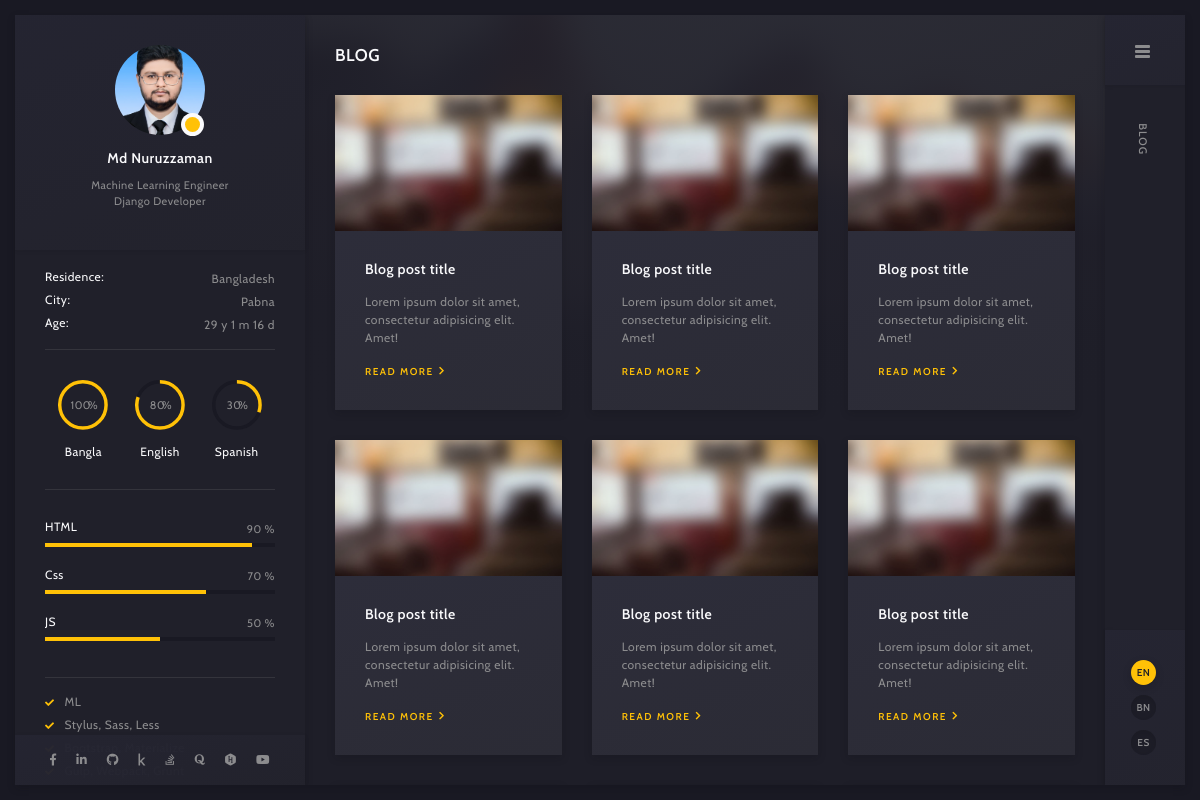
Screenshot of /blog/ with the database file from the repository.
### portfolio/models.py (models this page shows, shortened)
class PersonalInfo(models.Model):
    name = models.CharField(max_length=100)
    thum_designation_1 = models.CharField(max_length=100)
    thum_designation_2 = models.CharField(max_length=100)
    residence = models.CharField(max_length=100)
    city = models.CharField(max_length=100)
    date_of_birth = models.DateField(default="2000-01-01")
    profile_image = models.ImageField(upload_to='personal_info/', blank=True, null=True)
    cv_file = models.FileField(upload_to='personal_info/cv/', blank=True, null=True)  # Field for CV file
    facebook = models.URLField(blank=True, null=True)
    linkedin = models.URLField(blank=True, null=True)
    github = models.URLField(blank=True, null=True)
    kaggle = models.URLField(blank=True, null=True)
    youtube = models.URLField(blank=True, null=True)
    stack_overflow = models.URLField(blank=True, null=True)
    quora = models.URLField(blank=True, null=True)
    hackerrank = models.URLField(blank=True, null=True)
    @property
    def dynamic_age(self):
        today = date.today()
        years = today.year - self.date_of_birth.year
        months = today.month - self.date_of_birth.month
        days = today.day - self.date_of_birth.day
        if days < 0:
            months -= 1
            days += (today.replace(month=today.month - 1, day=1) - today.replace(month=today.month, day=1)).days
        if months < 0:
            years -= 1
            months += 12
        return f"{years} y {months} m {days} d"

class LanguageSkill(models.Model):
    language_name = models.CharField(max_length=50, unique=True)  # e.g., Bangla, English, Spanish
    progress = models.FloatField(default=0.0)  # Progress as a float value (0.0 to 1.0)
    class Meta:
        verbose_name = "Language Skill"
        verbose_name_plural = "Language Skills"

class HardSkill(models.Model):
    skill_name = models.CharField(max_length=50, unique=True)  # e.g., HTML, CSS, JS, PHP, etc.
    progress = models.FloatField(default=0.0)  # Progress as a float value (0.0 to 1.0)
    class Meta:
        verbose_name = "Hard Skill"
        verbose_name_plural = "Hard Skills"

class KnowledgeItem(models.Model):
    name = models.CharField(max_length=255)  # Name of the knowledge item
    order = models.PositiveIntegerField(default=0)  # Field to specify order
    class Meta:
        ordering = ['order']  # Default ordering by the 'order' field

### portfolio/views.py (the view)
# urls.py: path('blog/', views.blog, name="blog" ),
def blog(request):
 return render(request, 'blog.html')

### portfolio/context_processors.py (called while the page is built)
def global_context(request):
    language_skills = LanguageSkill.objects.all()
    hard_skills = HardSkill.objects.all()
    personal_info = PersonalInfo.objects.first()
    knowledge_items = KnowledgeItem.objects.all()  # Fetch knowledge items
    return {
        'language_skills': language_skills,
        'hard_skills': hard_skills,
        'personal_info': personal_info,
        'knowledge_items': knowledge_items,  # Add knowledge items to context
    }

### portfolio/templates/blog.html (shortened to what this page needs)
{% extends 'base.html' %}
{% load static %}
{% block main-content %}
  <div class="container-fluid">
    <div class="row p-30-0">
      <div class="col-lg-12">
        <div class="art-section-title">
          <div class="art-title-frame">
            <h4>BLOG</h4>
          </div>
        </div>
      </div>
      <div class="col-lg-4">
        <div class="art-a art-blog-card">
          <a href="/blog-post.html" class="art-port-cover">
            <img src="{% static 'img/blog/1.jpg' %}" alt="blog post">
          </a>
          <div class="art-post-description">
            <a href="/blog-post.html">
              <h5 class="mb-15">Blog post title</h5>
            </a>
            <div class="mb-15">Lorem ipsum dolor sit amet, consectetur adipisicing elit. Amet!</div>
            <a href="/blog-post.html" class="art-link art-color-link art-w-chevron">Read more</a>
          </div>
        </div>
      </div>
      <div class="col-lg-4">
        <div class="art-a art-blog-card">
          <a href="/blog-post.html" class="art-port-cover">
            <img src="{% static 'img/blog/2.jpg' %}" alt="blog post">
          </a>
          <div class="art-post-description">
            <a href="/blog-post.html">
              <h5 class="mb-15">Blog post title</h5>
            </a>
            <div class="mb-15">Lorem ipsum dolor sit amet, consectetur adipisicing elit. Amet!</div>
            <a href="/blog-post.html" class="art-link art-color-link art-w-chevron">Read more</a>
          </div>
        </div>
      </div>
      <div class="col-lg-4">
        <div class="art-a art-blog-card">
          <a href="/blog-post.html" class="art-port-cover">
            <img src="{% static 'img/blog/3.jpg' %}" alt="blog post">
          </a>
          <div class="art-post-description">
            <a href="/blog-post.html">
              <h5 class="mb-15">Blog post title</h5>
            </a>
            <div class="mb-15">Lorem ipsum dolor sit amet, consectetur adipisicing elit. Amet!</div>
            <a href="/blog-post.html" class="art-link art-color-link art-w-chevron">Read more</a>
          </div>
        </div>
      </div>
      <div class="col-lg-4">
        <div class="art-a art-blog-card">
          <a href="/blog-post.html" class="art-port-cover">
            <img src="{% static 'img/blog/4.jpg' %}" alt="blog post">
          </a>
          <div class="art-post-description">
            <a href="/blog-post.html">
              <h5 class="mb-15">Blog post title</h5>
            </a>
            <div class="mb-15">Lorem ipsum dolor sit amet, consectetur adipisicing elit. Amet!</div>
            <a href="/blog-post.html" class="art-link art-color-link art-w-chevron">Read more</a>
          </div>
        </div>
      </div>
      <div class="col-lg-4">
        <div class="art-a art-blog-card">
          <a href="/blog-post.html" class="art-port-cover">
            <img src="{% static 'img/blog/5.jpg' %}" alt="blog post">
          </a>
          <div class="art-post-description">
            <a href="/blog-post.html">
              <h5 class="mb-15">Blog post title</h5>
            </a>
            <div class="mb-15">Lorem ipsum dolor sit amet, consectetur adipisicing elit. Amet!</div>
            <a href="/blog-post.html" class="art-link art-color-link art-w-chevron">Read more</a>
          </div>
        </div>
      </div>
      <div class="col-lg-4">
        <div class="art-a art-blog-card">
          <a href="/blog-post.html" class="art-port-cover">
            <img src="{% static 'img/blog/6.jpg' %}" alt="blog post">
          </a>
          <div class="art-post-description">
            <a href="/blog-post.html">
              <h5 class="mb-15">Blog post title</h5>
            </a>
            <div class="mb-15">Lorem ipsum dolor sit amet, consectetur adipisicing elit. Amet!</div>
            <a href="/blog-post.html" class="art-link art-color-link art-w-chevron">Read more</a>
          </div>
        </div>
      </div>
    </div>
  </div>
{% endblock main-content %}

### portfolio/templates/base.html (shortened to what this page needs)
<!doctype html>
{% load static %}
<html lang="zxx">
<head>
  <link rel="stylesheet" href="{% static 'css/plugins/bootstrap.min.css' %}">
  <link rel="stylesheet" href="{% static 'css/plugins/font-awesome.min.css' %}">
  <link rel="stylesheet" href="{% static 'css/plugins/swiper.min.css' %}">
  <link rel="stylesheet" href="{% static 'css/plugins/fancybox.min.css' %}">
  <link rel="stylesheet" href="{% static 'css/style.css' %}">
</head>
<body>
  <div class="art-app">
    <div class="art-app-wrapper">
      <div class="art-app-container">
        <div class="art-info-bar">
          <div class="art-info-bar-frame">
            <div class="art-header">
              <div class="art-avatar">
                {% if personal_info.profile_image %}
                  <a data-fancybox="avatar" data-src="{{ personal_info.profile_image.url }}" class="art-avatar-curtain" style="cursor: pointer;">
                    <img src="{{ personal_info.profile_image.url }}" alt="avatar">
                  </a>
                {% else %}
                  <p>No image available.</p>
                {% endif %}
                <div class="art-lamp-light">
                  <div class="art-available-lamp"></div>
                </div>
              </div>
              <h5 class="art-name mb-10"><a href="{% url 'home' %}">{{ personal_info.name }}</a></h5>
              <div class="art-sm-text">{{ personal_info.thum_designation_1 }} <br>{{ personal_info.thum_designation_2 }} </div>
            </div>
            <div id="scrollbar2" class="art-scroll-frame">
              <div class="art-table p-15-15">
                <ul>
                  <li>
                    <h6>Residence:</h6><span>{{ personal_info.residence }}</span>
                  </li>
                  <li>
                    <h6>City:</h6><span>{{ personal_info.city }}</span>
                  </li>
                  <li>
                    <h6>Age:</h6><span>{{ personal_info.dynamic_age }}</span>
                  </li>
                </ul>
              </div>
              <div class="art-ls-divider"></div>
              <div class="art-lang-skills p-30-15">
                {% for skill in language_skills %}
                  <div class="art-lang-skills-item">
                    <div id="circleprog{{ forloop.counter }}" class="art-cirkle-progress"></div>
                    <h6>{{ skill.language_name }}</h6>
                  </div>
                {% endfor %}
              </div>
              <div class="art-ls-divider"></div>
              <div class="art-hard-skills p-30-15">
                {% for skill in hard_skills %}
                  <div class="art-hard-skills-item">
                    <div class="art-skill-heading">
                      <h6>{{ skill.skill_name }}</h6>
                    </div>
                    <div class="art-line-progress">
                      <div id="lineprog{{ forloop.counter }}"></div>
                    </div>
                  </div>
                {% endfor %}
              </div>
              <div class="art-ls-divider"></div>
              <ul class="art-knowledge-list p-15-0">
                {% for item in knowledge_items %}
                  <li>{{ item.name }}</li>
                {% endfor %}
              </ul>
            </div>
            <div class="art-ls-social">
              {% if personal_info.facebook %}
                <a href="{{ personal_info.facebook }}" target="_blank"><i class="fab fa-facebook-f"></i></a>
              {% endif %}
              {% if personal_info.linkedin %}
                <a href="{{ personal_info.linkedin }}" target="_blank"><i class="fab fa-linkedin-in"></i></a>
              {% endif %}
              {% if personal_info.github %}
                <a href="{{ personal_info.github }}" target="_blank"><i class="fab fa-github"></i></a>
              {% endif %}
              {% if personal_info.kaggle %}
                <a href="{{ personal_info.kaggle }}" target="_blank"><i class="fab fa-kaggle"></i></a>
              {% endif %}
              {% if personal_info.stack_overflow %}
                <a href="{{ personal_info.stack_overflow }}" target="_blank"><i class="fab fa-stack-overflow"></i></a>
              {% endif %}
              {% if personal_info.quora %}
                <a href="{{ personal_info.quora }}" target="_blank"><i class="fab fa-quora"></i></a>
              {% endif %}
              {% if personal_info.hackerrank %}
                <a href="{{ personal_info.hackerrank }}" target="_blank"><i class="fab fa-hackerrank"></i></a>
              {% endif %}
              {% if personal_info.youtube %}
                <a href="{{ personal_info.youtube }}" target="_blank"><i class="fab fa-youtube"></i></a>
              {% endif %}
            </div>
          </div>
        </div>
        <div class="art-content">
          <div class="transition-fade" id="swup">
            <div id="scrollbar" class="art-scroll-frame">
              {% block main-content %}
              {% endblock main-content %}
            </div>
          </div>
        </div>
        <div class="art-menu-bar">
          <div class="art-menu-bar-frame">
            <div class="art-menu-bar-header">
              <a class="art-menu-bar-btn" href="#.">
                <span></span>
              </a>
            </div>
            <div class="art-current-page"></div>
            <div class="art-scroll-frame">
              <nav id="swupMenu">
                <ul class="main-menu">
                  <li class="menu-item {% if request.resolver_match.url_name == 'blog' %}current-menu-item{% endif %}">
                    <a href="{% url 'blog' %}">Blog</a>
                  </li>
                </ul>
              </nav>
              <ul class="art-language-change">
                <li class="art-active-lang"><a href="#.">en</a></li>
                <li><a href="#.">bn</a></li>
                <li><a href="#.">es</a></li>
              </ul>
            </div>
          </div>
        </div>
      </div>
    </div>
  </div>
</body>
</html>

### rows the page displays
PersonalInfo: profile_image (picture), name "Md Nuruzzaman", thum_designation_1 "Machine Learning Engineer", thum_designation_2 "Django Developer", residence "Bangladesh", city "Pabna", dynamic_age "29 y 1 m 16 d"
LanguageSkill: language_name "Bangla"
LanguageSkill: language_name "English"
LanguageSkill: language_name "Spanish"
HardSkill: skill_name "HTML"
HardSkill: skill_name "Css"
HardSkill: skill_name "JS"
KnowledgeItem: name "ML"
KnowledgeItem: name "Stylus, Sass, Less"
KnowledgeItem: name "Bootstrap, Materialize"
KnowledgeItem: name "Gulp, Webpack, Grunt"
